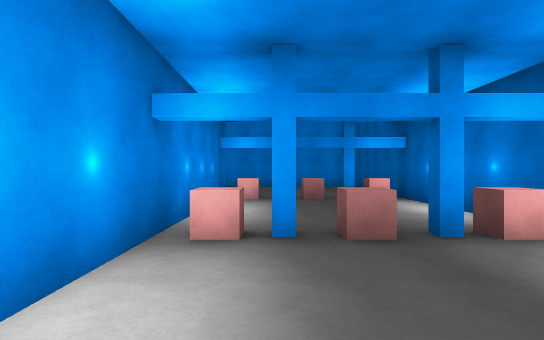
View 1 (above)

16 first-person views from a walk through a scene from a Unity 3-D project. The camera is 1.4 m above the floor, looks level and sees 80° across. The floor is counted in squares, 2 m on a side. Each view is taken from the middle of a square. On the plan, view 1 faces up. The plan holds only what a view shows up to about 10 squares ahead; the rest is blank. The player is left out.

View 2
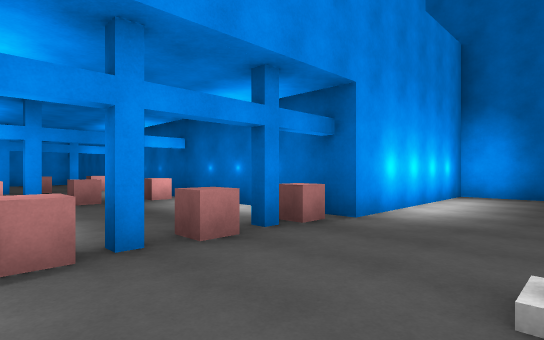

View 3
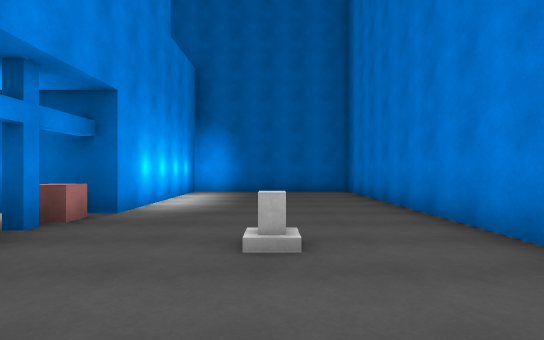

View 4
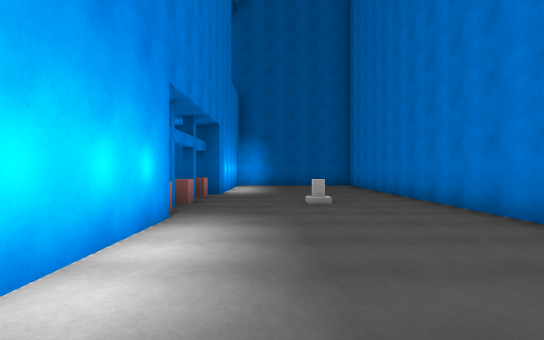

View 5
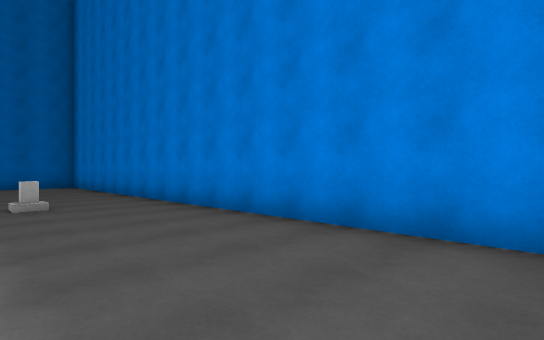

View 6
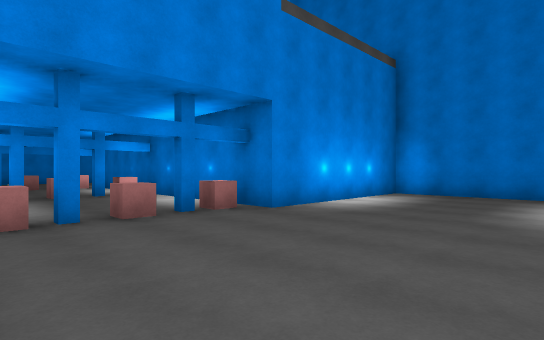

View 7
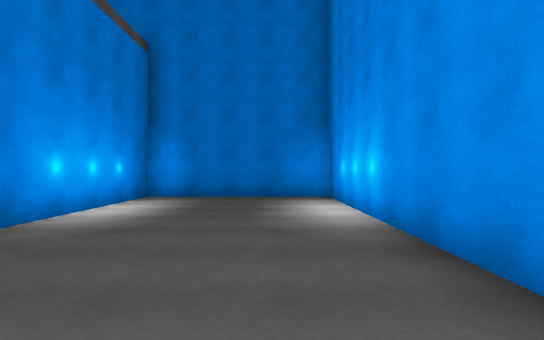

View 8
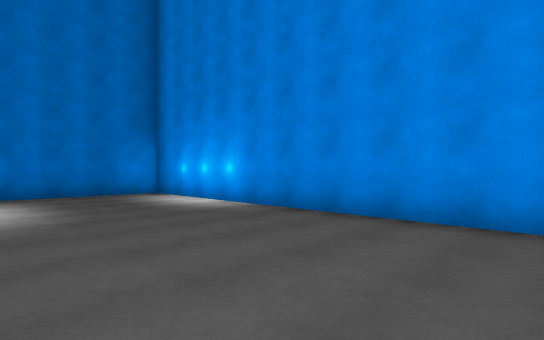

View 9
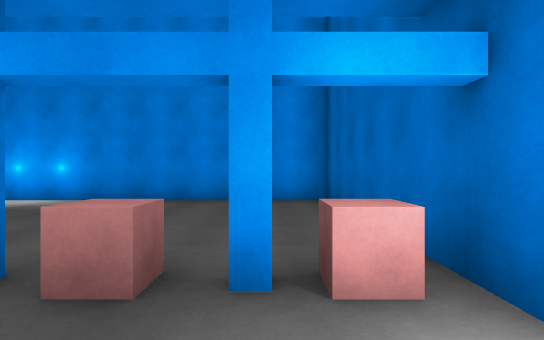

View 10
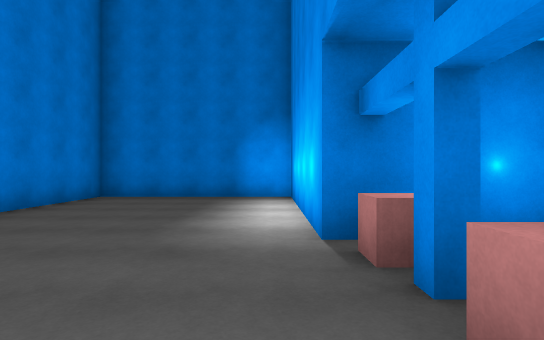

View 11
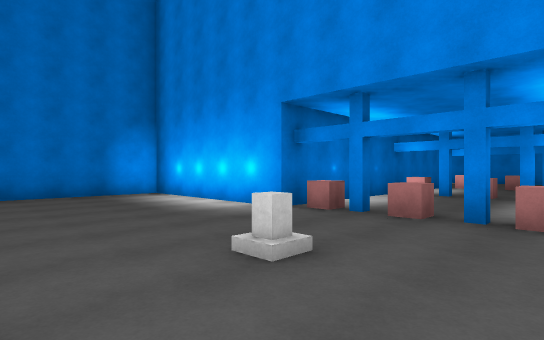

View 12
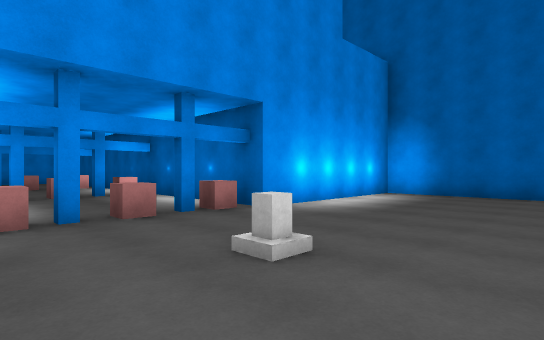

View 13
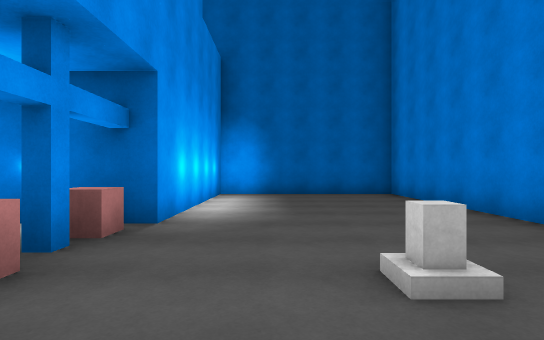

View 14
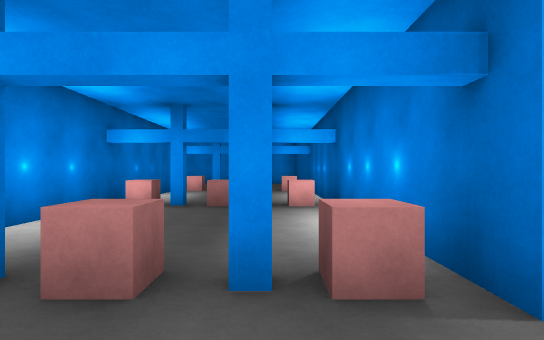

View 15
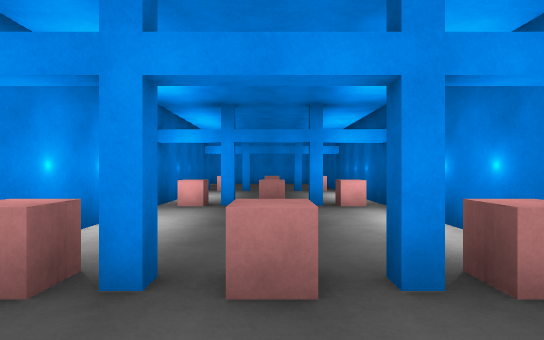

View 16
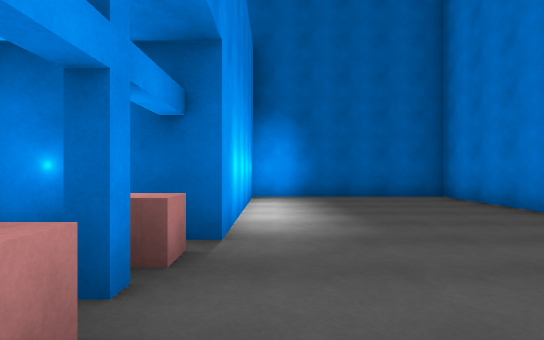

### Floor plan
Points are (right, up) in squares from view 1. A wall is a line through its corners. A room is listed if a view was taken in it or the views show most of it. See-through windows are left out.
Room 1 (views 1, 2, 3, 4, 5, 6, 7, 8, 9, 10, 11, 12, 13, 14, 15, 16)
walls: (-1.2, -1.5) (-6.5, -1.5) (-6.5, -6.5) (8.5, -6.5) (8.5, -1.5) (3.3, -1.5) (3.3, 13.5) (-6.5, 13.5) (-6.5, 8.8) (-1.2, 8.8) (-1.2, -1.5)
objects: cube (-1, -1); cube (-1, 8); cube (0, 4); other object (1, -4); cube (1, -1); cube (1, 3) to (1, 4); cube (1, 8); cube (2, 3); cube (3, -1); cube (3, 8)

Positions as (right, up) in squares from view 1, and headings:
1: (0, 0), facing up
2: (-1, -4), facing up-right
3: (-2, -4), facing right
4: (-6, -3), facing right
5: (-6, -3), facing down-right
6: (3, 13), facing down-left
7: (2, 12), facing left
8: (3, 9), facing up-left
9: (2, 6), facing up
10: (2, -2), facing left
11: (3, -6), facing up-left
12: (-1, -6), facing up-right
13: (-1, -3), facing right
14: (2, -3), facing up
15: (1, -3), facing up
16: (0, -2), facing right
